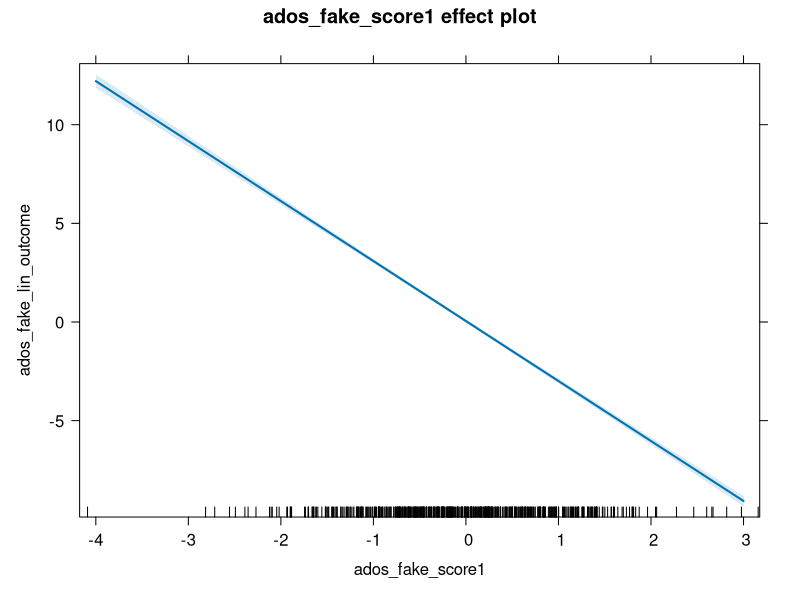
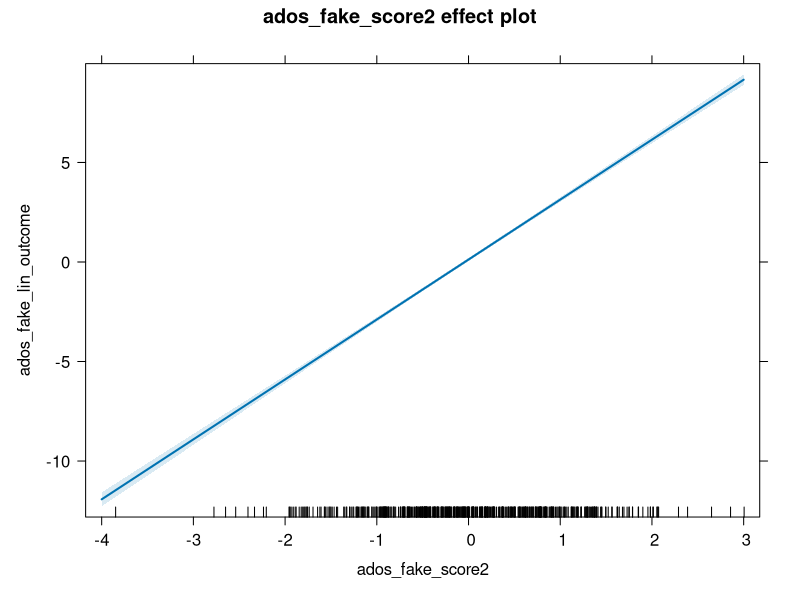
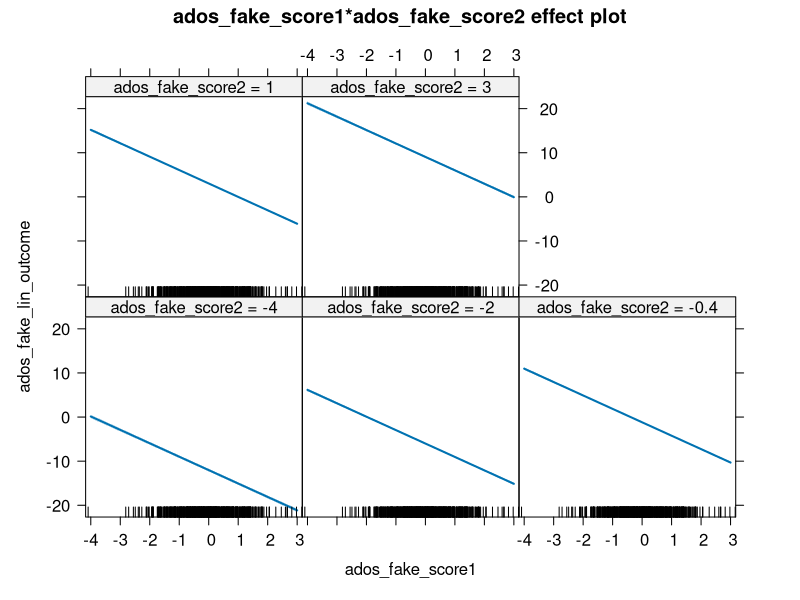
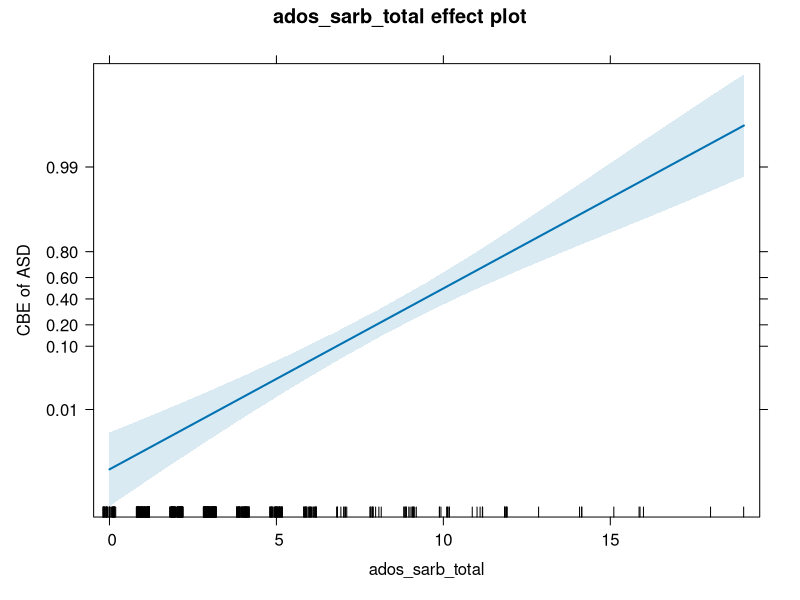

Here is the R script that generated these plots, in order: (Note: this script raises an error after producing the figures.)
## Load required libraries
library("lme4")  # For creating mixed effects models
# install.packages("lme4")
library("effects")  # For plotting models
# install.packages("effects")

#-----------------------------------------------------------------------------#
#### Read in data ####
#-----------------------------------------------------------------------------#
adosm2 <- read.csv("./datasets/adosm2_scored.csv", 
                   stringsAsFactors = FALSE)
#-----------------------------------------------------------------------------#
#### Basic Stats functions ####
#-----------------------------------------------------------------------------#

## Mean, Median, Standard Deviation, Summary
mean(adosm2$ados_sarb_total, na.rm = TRUE)
median(adosm2$ados_sarb_total, na.rm = TRUE)
sd(adosm2$ados_sarb_total, na.rm = TRUE)
summary(adosm2$ados_sarb_total)


## Chi-Squared Test
chisq.test(table(adosm2$cbe_36, adosm2$recruitment_group))

### Correlation

# Find correlation between two vars
cor.test(adosm2$ados_fake_score1, adosm2$ados_fake_lin_outcome)

#-----------------------------------------------------------------------------#
#### Linear Regression ####
#-----------------------------------------------------------------------------#


### Creating a Linear Regression Model

# We use the lm() function to create a Linear Regression Model
# The first parameter takes in an equation of the form: 
# "dependentVar ~ predictor1 + predictor2 + ..."
# So the dependentVar is a function of the predictor variables
# In order to use column names as variables in this eq., the `data` parameter takes in a dataframe as input.


# To demonstrate a linear model, we use fake ados columns within the ados
# dataframe
linearMod <- 
  lm(ados_fake_lin_outcome ~ ados_fake_score1 + ados_fake_score2,
     data=adosm2)

linearMod
### Residuals, P-Values, Coefficients, with summary()

summary(linearMod)


### Plotting the Linear Model
# create effects object
eff_fake_score1 <- Effect(c("ados_fake_score1"), linearMod)
plot(eff_fake_score1)
eff_fake_score2 <- Effect(c("ados_fake_score2"), linearMod)
plot(eff_fake_score2)
eff_fake_score_1_2<- Effect(c("ados_fake_score1", "ados_fake_score2"), linearMod)
plot(eff_fake_score_1_2)



#-----------------------------------------------------------------------------#
#### Logistic Regression ####
#-----------------------------------------------------------------------------#
adosm2$cbe_asd <- ifelse(adosm2$cbe_36 %in% c("Autism", "ASD"), "ASD", "Non-ASD")

adosm2$cbe_asd <- as.factor(adosm2$cbe_asd)

adosm2$cbe_asd <- relevel(adosm2$cbe_asd, ref = "Non-ASD")

mod <- glm(cbe_asd ~ 1 + ados_sarb_total,
           data = adosm2,
           family = "binomial")

eff <- Effect(c("ados_sarb_total"), mod)
plot(eff,
     axes = list(
       y = list(
         lab = "CBE of ASD",
         ticks = list(at = c(.01, .1, .2, .4, .6, .8,  .99))))
)




#-----------------------------------------------------------------------------#
#### Mixed Effects Models ####
#-----------------------------------------------------------------------------#
### Mixed Effects Logistic Regression

# analyze- logistic regression mixed effects
adosm2$cbe_asd <- ifelse(adosm2$cbe_36 %in% c("Autism", "ASD"), "ASD", "Non-ASD")
adosm2$cbe_asd <- as.factor(adosm2$cbe_asd)
adosm2$cbe_asd <- relevel(adosm2$cbe_asd, ref = "Non-ASD")
mod <- glmer(cbe_asd ~ 1 + (1|visit) + ados_sarb_total,
                   data = adosm2,
                   family = "binomial")
eff <- Effect(c("ados_sarb_total"), mod)
plot(eff,
     axes = list(
       y = list(
         lab = "CBE of ASD",
         ticks = list(at = c(.01, .1, .2, .4, .6, .8,  .99))))
)
